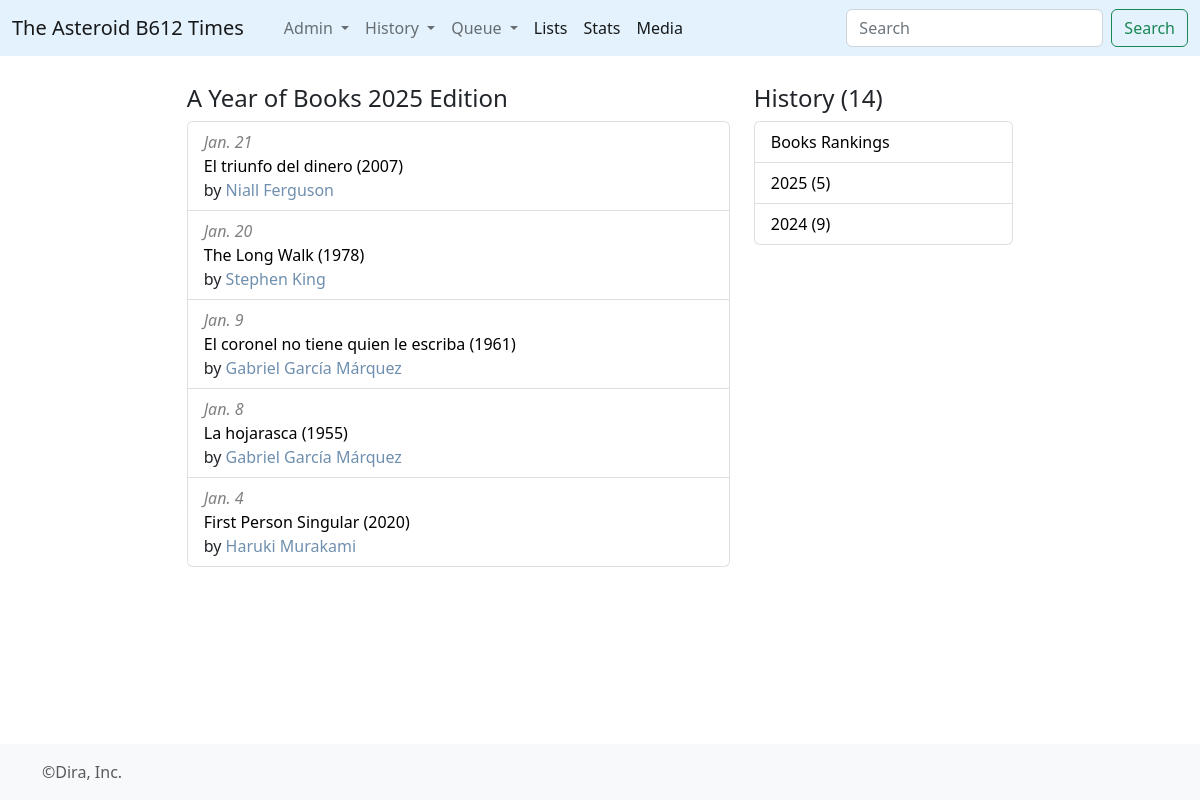
Screenshot of /books/1 with the database file from the repository.
### times/models.py (models this page shows, shortened)
class Consumo(models.Model):
	volume = models.ForeignKey(Book,on_delete=models.CASCADE)
	pages = models.IntegerField()
	start_d = models.DateField()
	finish_d = models.DateField()

class Book(models.Model):
	title = models.CharField(max_length=512)
	orig_lan = models.CharField(max_length=2)
	info = models.TextField()
	pub_year = models.IntegerField()
	wtype = models.ForeignKey(WikiType,on_delete=models.CASCADE)
	@property
	def titulo(self):
		return self.title+' ('+ str(self.pub_year) +')'
	@property
	def authors_links(self):
		creds = Credito.objects.filter(ctype__id__in=[1,5,6,7],media_type=1,media_id=self.id)
		enlaces = ""
		for c in creds:
			enlaces = enlaces + "<a href='/wiki/"+str(c.persona.id)+"' style='text-decoration:none; color:#6F8FAF;'>"+c.persona.title+"</a>,&nbsp;"
		return enlaces[:-7]

class Credito(models.Model):
	ctype = models.ForeignKey(CreditType,on_delete=models.CASCADE)
	persona = models.ForeignKey(Wiki,on_delete=models.CASCADE)
	media_type = models.IntegerField()
	media_id = models.IntegerField()

class Wiki(models.Model):
	wtype = models.ForeignKey(WikiType,on_delete=models.CASCADE)
	title = models.CharField(max_length=512)
	info = models.TextField()
	created_at = models.DateTimeField(auto_now=True)
	updated_at = models.DateTimeField(null=True,blank=True)

### times/views.py (the view)
# urls.py: path('books/<y>', views.books, name='books'),
def books(request,y):
	max_year = Consumo.objects.order_by('-finish_d').first()
	if int(y)==1:
		y = max_year.finish_d.strftime('%Y')
	conteo = Consumo.objects.filter(volume__wtype__id=9).count()
	anhos = Consumo.objects.filter(volume__wtype__id=9).values('finish_d__year').annotate(qbooks=Count('id')).order_by('-finish_d__year')
	rqueue = Book.objects.filter(consumo__volume__isnull=True, wtype__id=9).order_by('pub_year')
	rhist = Consumo.objects.filter(volume__wtype__id=9,finish_d__year=int(y)).order_by('-finish_d','-id')
	return render(request,'view-history.html',{'rhist':rhist,'rqueue':rqueue,'anhos':anhos,'anho':y,'conteo':conteo})

### times/templates/view-history.html (shortened to what this page needs)
{% extends 'base_listing.html' %}
{% block contenido %}
<article>
		<h4>A Year of Books {{anho}} Edition</h4>
	  <ul class="list-group" reversed>
        {% for a in rhist %}
          <li class="list-group-item">
          	<span style="color:grey;"><i>{{a.finish_d|date:"N j"}}</i></span><br><a href="{% url 'book' a.volume.id %}" style="color:black; text-decoration: none;">{{a.volume.titulo}}</a><br>by {{a.volume.authors_links|safe}}
          </li>
        {% endfor %}
      </ul>
</article>
<br>
{% endblock%}
{% block rightbar %}
<br>
<h4>History ({{conteo}})</h4>
      <ul class="list-group">
          <li class="list-group-item d-flex justify-content-between align-items-center">
            <a href="{% url 'bookduel' %}" style="color:black; text-decoration: none;"> Books Rankings</a>
          </li>
        {% for d in anhos %}
          <li class="list-group-item d-flex justify-content-between align-items-center">
          <a href="{% url 'books' d.finish_d__year %}" style="color:black; text-decoration: none;"> {{d.finish_d__year}} ({{d.qbooks}})</a>
          </li>
        {% endfor %}
      </ul>
{% endblock %}

### rows the page displays
Consumo: finish_d "Jan. 21", volume.titulo "El triunfo del dinero (2007)", volume.authors_links "Niall Ferguson"
Consumo: finish_d "Jan. 20", volume.titulo "The Long Walk (1978)", volume.authors_links "Stephen King"
Consumo: finish_d "Jan. 9", volume.titulo "El coronel no tiene quien le escriba (1961)", volume.authors_links "Gabriel García Márquez"
Consumo: finish_d "Jan. 8", volume.titulo "La hojarasca (1955)", volume.authors_links "Gabriel García Márquez"
Consumo: finish_d "Jan. 4", volume.titulo "First Person Singular (2020)", volume.authors_links "Haruki Murakami"

### other values shown
{{ anho }} "2025"
{{ conteo }} "14"
{{ d.finish_d__year }} "2025" "2024"
{{ d.qbooks }} "5" "9"
